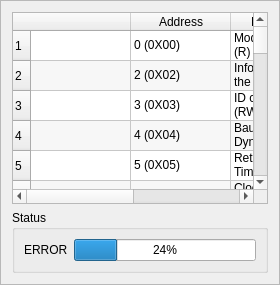
         <widget class="QFrame" name="frame">
          <property name="sizePolicy">
           <sizepolicy hsizetype="Preferred" vsizetype="Preferred">
            <horstretch>6</horstretch>
            <verstretch>0</verstretch>
           </sizepolicy>
          </property>
          <property name="frameShape">
           <enum>QFrame::StyledPanel</enum>
          </property>
          <property name="frameShadow">
           <enum>QFrame::Raised</enum>
          </property>
          <layout class="QVBoxLayout" name="verticalLayout_2">
           <item>
            <widget class="QTableWidget" name="tawControlTable">
             <property name="sizePolicy">
              <sizepolicy hsizetype="Expanding" vsizetype="Expanding">
               <horstretch>6</horstretch>
               <verstretch>0</verstretch>
              </sizepolicy>
             </property>
             <property name="editTriggers">
              <set>QAbstractItemView::NoEditTriggers</set>
             </property>
             <property name="alternatingRowColors">
              <bool>true</bool>
             </property>
             <property name="rowCount">
              <number>32</number>
             </property>
             <row/>
             <row/>
             <row/>
             <row/>
             <row/>
             <row/>
             <row/>
             <row/>
             <row/>
             <row/>
             <row/>
             <row/>
             <row/>
             <row/>
             <row/>
             <row/>
             <row/>
             <row/>
             <row/>
             <row/>
             <row/>
             <row/>
             <row/>
             <row/>
             <row/>
             <row/>
             <row/>
             <row/>
             <row/>
             <row/>
             <row/>
             <row/>
             <column>
              <property name="text">
               <string/>
              </property>
             </column>
             <column>
              <property name="text">
               <string>Address</string>
              </property>
             </column>
             <column>
              <property name="text">
               <string>Description</string>
              </property>
             </column>
             <column>
              <property name="text">
               <string>Value</string>
              </property>
             </column>
             <item row="0" column="0"/>
             <item row="0" column="1">
              <property name="text">
               <string>0 (0X00)</string>
              </property>
             </item>
             <item row="0" column="2">
              <property name="text">
               <string>Model Number (R)</string>
              </property>
             </item>
             <item row="1" column="1">
              <property name="text">
               <string>2 (0X02)</string>
              </property>
             </item>
             <item row="1" column="2">
              <property name="text">
               <string>Information on the version of firmware (R)</string>
              </property>
             </item>
             <item row="2" column="1">
              <property name="text">
               <string>3 (0X03)</string>
              </property>
             </item>
             <item row="2" column="2">
              <property name="text">
               <string>ID of Dynamixel (RW)</string>
              </property>
             </item>
             <item row="3" column="1">
              <property name="text">
               <string>4 (0X04)</string>
              </property>
             </item>
             <item row="3" column="2">
              <property name="text">
               <string>Baud Rate of Dynamixel (RW)</string>
              </property>
             </item>
             <item row="4" column="1">
              <property name="text">
               <string>5 (0X05)</string>
              </property>
             </item>
             <item row="4" column="2">
              <property name="text">
               <string>Return Delay Time (RW)</string>
              </property>
             </item>
             <item row="5" column="1">
              <property name="text">
               <string>6 (0X06)</string>
              </property>
             </item>
             <item row="5" column="2">
              <property name="text">
               <string>Clockwise Angle Limit (RW)</string>
              </property>
             </item>
             <item row="6" column="1">
              <property name="text">
               <string>8 (0X08)</string>
              </property>
             </item>
             <item row="6" column="2">
              <property name="text">
               <string>Counterclockwise Angle Limit (RW)</string>
              </property>
             </item>
             <item row="7" column="1">
              <property name="text">
               <string>11 (0X0B)</string>
              </property>
             </item>
             <item row="7" column="2">
              <property name="text">
               <string>Internal Limit Temperature (RW)</string>
              </property>
             </item>
             <item row="8" column="1">
              <property name="text">
               <string>12 (0X0C)</string>
              </property>
             </item>
             <item row="8" column="2">
              <property name="text">
               <string>Lowest Limit Voltage (RW)</string>
              </property>
             </item>
             <item row="9" column="1">
              <property name="text">
               <string>13 (0X0D)</string>
              </property>
             </item>
             <item row="9" column="2">
              <property name="text">
               <string>Highest Limit Voltage (RW)</string>
              </property>
             </item>
             <item row="10" column="1">
              <property name="text">
               <string>14 (0X0E)</string>
              </property>
             </item>
             <item row="10" column="2">
              <property name="text">
               <string>Max. Torque (RW)</string>
              </property>
             </item>
             <item row="11" column="1">
              <property name="text">
               <string>16 (0X10)</string>
              </property>
             </item>
             <item row="11" column="2">
              <property name="text">
               <string>Status Return Level (RW)</string>
              </property>
             </item>
             <item row="12" column="1">
              <property name="text">
               <string>17 (0X11)</string>
              </property>
             </item>
             <item row="12" column="2">
              <property name="text">
               <string>LED for Alarm (RW)</string>
              </property>
              <property name="background">
               <brush brushstyle="NoBrush">
                <color alpha="255">
                 <red>105</red>
                 <green>175</green>
                 <blue>255</blue>
                </color>
               </brush>
              </property>
             </item>
             <item row="13" column="1">
              <property name="text">
               <string>18 (0X12)</string>
              </property>
             </item>
             <item row="13" column="2">
              <property name="text">
               <string>Shutdown for Alarm (RW)</string>
              </property>
             </item>
             <item row="14" column="1">
              <property name="text">
               <string>24 (0X18)</string>
              </property>
             </item>
             <item row="14" column="2">
              <property name="text">
               <string>Torque On/Off (RW)</string>
              </property>
             </item>
             <item row="15" column="1">
              <property name="text">
               <string>25 (0X19)
</string>
              </property>
             </item>
             <item row="15" column="2">
              <property name="text">
               <string>LED On/Off (RW)</string>
              </property>
             </item>
             <item row="16" column="1">
              <property name="text">
               <string>26 (0X1A)</string>
              </property>
             </item>
             <item row="16" column="2">
              <property name="text">
               <string>Derivative Gain (RW)</string>
              </property>
             </item>
             <item row="17" column="1">
              <property name="text">
               <string>27 (0X1B)</string>
              </property>
             </item>
             <item row="17" column="2">
              <property name="text">
               <string>Integral Gain (RW)</string>
              </property>
             </item>
             <item row="18" column="1">
              <property name="text">
               <string>28 (0X1C)</string>
              </property>
             </item>
             <item row="18" column="2">
              <property name="text">
               <string>Proportional Gain (RW)</string>
              </property>
             </item>
             <item row="19" column="1">
              <property name="text">
               <string>30 (0X1E)</string>
              </property>
             </item>
             <item row="19" column="2">
              <property name="text">
               <string>Goal Position (RW)</string>
              </property>
             </item>
             <item row="20" column="1">
              <property name="text">
               <string>32 (0X20)</string>
              </property>
             </item>
             <item row="20" column="2">
              <property name="text">
               <string>Moving Speed (RW)</string>
              </property>
             </item>
             <item row="21" column="1">
              <property name="text">
               <string>34 (0X22)</string>
              </property>
             </item>
             <item row="21" column="2">
              <property name="text">
               <string>Torque Limit (RW)</string>
              </property>
             </item>
             <item row="22" column="1">
              <property name="text">
               <string>36 (0X24)</string>
              </property>
             </item>
             <item row="22" column="2">
              <property name="text">
               <string>Current Position (R)</string>
              </property>
             </item>
             <item row="23" column="1">
              <property name="text">
               <string>38 (0X26)</string>
              </property>
             </item>
             <item row="23" column="2">
              <property name="text">
               <string>Current Speed (R)</string>
              </property>
             </item>
             <item row="24" column="1">
              <property name="text">
               <string>40 (0X28)</string>
              </property>
             </item>
             <item row="24" column="2">
              <property name="text">
               <string>Current Load (R)</string>
              </property>
             </item>
             <item row="25" column="1">
              <property name="text">
               <string>42 (0X2A)</string>
              </property>
             </item>
             <item row="25" column="2">
              <property name="text">
               <string>Current Voltage (R)</string>
              </property>
             </item>
             <item row="26" column="1">
              <property name="text">
               <string>43 (0X2B)</string>
              </property>
             </item>
             <item row="26" column="2">
              <property name="text">
               <string>Current Temperature (R)</string>
              </property>
             </item>
             <item row="27" column="1">
              <property name="text">
               <string>44 (0X2C)</string>
              </property>
             </item>
             <item row="27" column="2">
              <property name="text">
               <string>Means if Instruction is registered (R)</string>
              </property>
             </item>
             <item row="28" column="1">
              <property name="text">
               <string>46 (0X2E)</string>
              </property>
             </item>
             <item row="28" column="2">
              <property name="text">
               <string>Means if there is any movement (R)</string>
              </property>
             </item>
             <item row="29" column="1">
              <property name="text">
               <string>47 (0X2F)</string>
              </property>
             </item>
             <item row="29" column="2">
              <property name="text">
               <string>Locking EEPROM (RW)</string>
              </property>
             </item>
             <item row="30" column="1">
              <property name="text">
               <string>48 (0X30)</string>
              </property>
             </item>
             <item row="30" column="2">
              <property name="text">
               <string>Punch (RW)</string>
              </property>
             </item>
             <item row="31" column="1">
              <property name="text">
               <string>73 (0X49)</string>
              </property>
             </item>
             <item row="31" column="2">
              <property name="text">
               <string>Goal Acceleration (RW)</string>
              </property>
             </item>
            </widget>
           </item>
           <item>
            <widget class="QGroupBox" name="groupBox">
             <property name="title">
              <string>Status</string>
             </property>
             <layout class="QHBoxLayout" name="horizontalLayout">
              <item>
               <widget class="QLabel" name="label">
                <property name="text">
                 <string>ERROR</string>
                </property>
               </widget>
              </item>
              <item>
               <widget class="QProgressBar" name="progressBar">
                <property name="value">
                 <number>24</number>
                </property>
               </widget>
              </item>
             </layout>
            </widget>
           </item>
          </layout>
         </widget>
